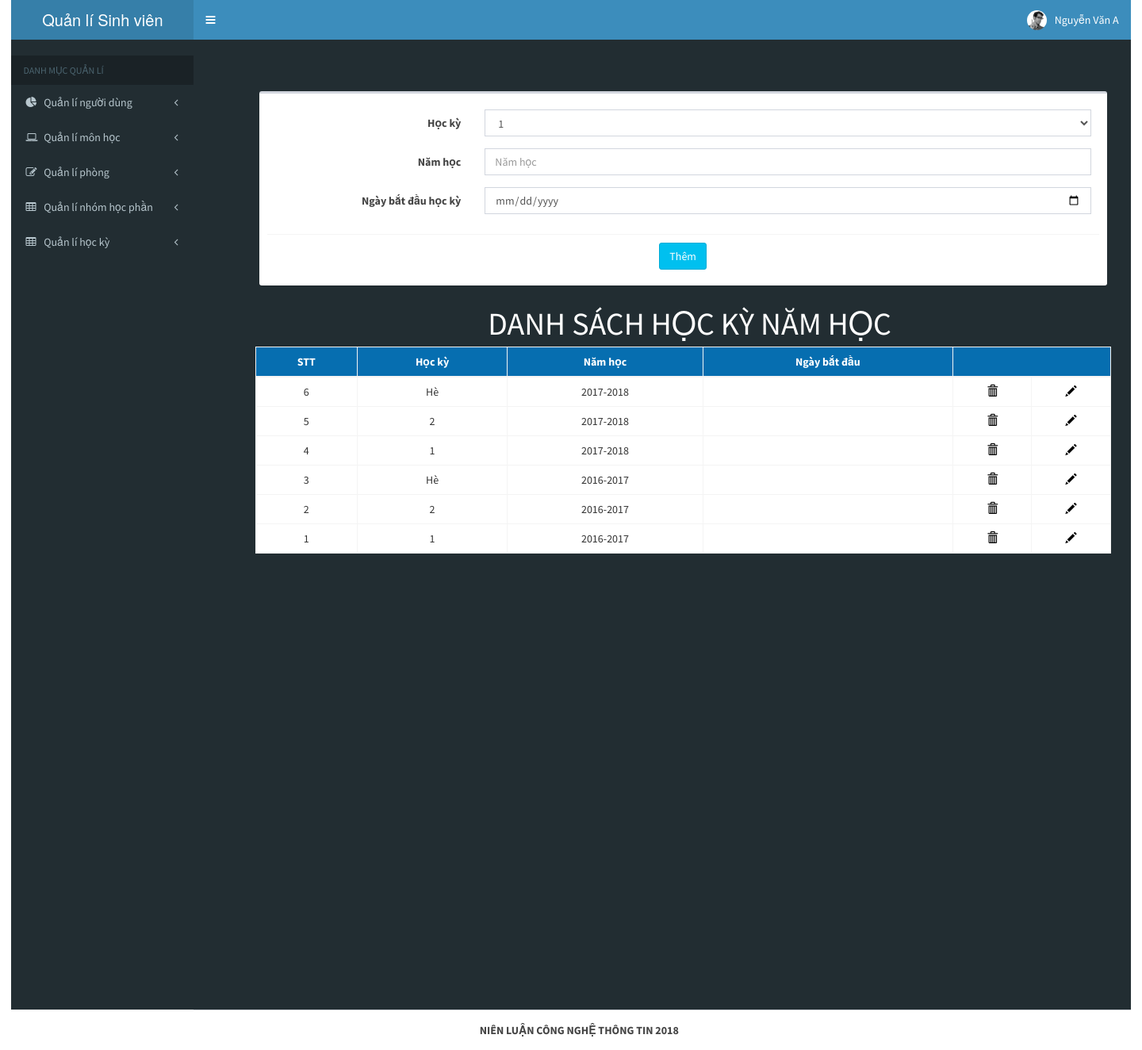
/iot/ql_index.php?khoatrang=hocky_namhoc (signed in), run on the app's committed database.
### tables this page shows
CREATE TABLE `hocky_namhoc` (
  `ID_HKNH` decimal(5,0) NOT NULL,
  `HOCKY` varchar(3) DEFAULT NULL,
  `NAMHOC` varchar(10) DEFAULT NULL
);

### iot/ds_hocky_namhoc.php (the view, shortened to what this page needs)
<div>
    <section >
      <div style="padding-top: 50px">
        <div class="col-xs-12">
          <div class="box">
            <div class="box-header" style="text-align: center">
              <form class="form-horizontal" method="post" name="form_them_hknh" action="controller/them_hknh.php">
                <div class="box-body">
                  <div class="form-group">
                    <label for="hocky" class="col-sm-3 control-label">Học kỳ</label>
                    <div class="col-sm-9">
                      <select class="form-control" name="hocky">
                        <?php
                          if(isset($_GET['hocky'])){
                            if($_GET['hocky']=='1'){
                              echo "<option value='1' selected>1</option>
                                    <option value='2'>2</option>
                                    <option value='Hè''>Hè</option>";
                            }
                            if($_GET['hocky']=='2'){
                              echo "<option value='1'>1</option>
                                    <option value='2' selected>2</option>
                                    <option value='Hè''>Hè</option>";
                            }
                            if($_GET['hocky']=='Hè'){
                              echo "<option value='1'>1</option>
                                    <option value='2'>2</option>
                                    <option value='Hè' selected>Hè</option>";
                            }
                          }
                          else{
                            echo "<option value='1'>1</option>
                                  <option value='2'>2</option>
                                  <option value='Hè'>Hè</option>";
                        	}
                        ?>
                      </select>
                    </div>
                  </div>
                  <div class="form-group">
                    <label for="namhoc" class="col-sm-3 control-label">Năm học</label>
                    <div class="col-sm-9">
                    	<input type="text" class="form-control" name="namhoc" placeholder="Năm học">
                    </div>
                  </div>
                  <div class="form-group">
                    <label for="ngay_bd_hk" class="col-sm-3 control-label">Ngày bắt đầu học kỳ</label>
                    <div class="col-sm-9">
                    	<input type="date" class="form-control" name="ngay_bd_hk" placeholder="Ngày bắt đầu học kỳ">
                    </div>
                  </div>
                </div>
                <div class="box-footer" style="text-align: center">
                  <button type="button" class="btn btn-info pull-center" style="text-align: center" onclick="testThemHKNH()">
                    Thêm
                  </button>
                </div>
              </div>
            </div>
				<span class="box-title" style="font-size:40px; margin-left: 27%; color: white">DANH SÁCH HỌC KỲ NĂM HỌC</span>
            </div>
            <div class="box-body" >
              <table id="example2" class="table table-bordered table-hover">
                <thead style="background-color: #066EB0; color: white; text-align-last: center">
                  <tr>
                    <th>STT</th>
                    <th>Học kỳ</th>
                    <th>Năm học</th>
                    <th>Ngày bắt đầu</th>
                    <th colspan="2"></th>
                  </tr>
                </thead>
                <tbody align="center" style="background-color: white">
                  <?php
                      require_once("lib/connect.php");
                      $sql= "SELECT * FROM hocky_namhoc order by ID_HKNH DESC";
                      $query = mysqli_query($conn,$sql);
                      while($row = mysqli_fetch_array($query)){
                        echo "<tr>";
                        echo "<td>".$row['ID_HKNH']."</td>";
                        echo "<td>".$row['HOCKY']."</td>";
                        echo "<td>".$row['NAMHOC']."</td>";
                        echo "<td>".$row['NGAY_BD_HK']."</td>";
                        echo "<td class='ghichu' title='Xóa' onclick='xoaHKNH(".$row['ID_HKNH'].")'>
                                <i class='glyphicon glyphicon-trash'></i>
                              </td>
                              <td class='ghichu' title='Cập nhật' onclick='suaHKNH(".$row['ID_HKNH'].")'>
                                <i class='glyphicon glyphicon-pencil'></i>
                              </td>";
                        echo "</tr>";
                      }
                  ?>
                </tbody>
              </table>
            </div>
          </div>
        </div>
      </div>
  </div>

### iot/ql_index.php (shortened to what this page needs)
<!DOCTYPE html>
<html>
<head>
  <link rel="stylesheet" href="bootstrap/css/bootstrap.min.css">
  <link rel="stylesheet" href="https://cdnjs.cloudflare.com/ajax/libs/font-awesome/4.5.0/css/font-awesome.min.css">
  <link rel="stylesheet" href="dist/css/AdminLTE.min.css">
  <link rel="stylesheet" href="dist/css/skins/_all-skins.min.css">
  <link rel="stylesheet" href="plugins/iCheck/flat/blue.css">
  <link rel="stylesheet" href="plugins/morris/morris.css">
  <link rel="stylesheet" href="plugins/jvectormap/jquery-jvectormap-1.2.2.css">
  <link rel="stylesheet" href="plugins/datepicker/datepicker3.css">
  <link rel="stylesheet" href="plugins/daterangepicker/daterangepicker-bs3.css">
  <link rel="stylesheet" href="plugins/bootstrap-wysihtml5/bootstrap3-wysihtml5.min.css">
  <link rel="stylesheet" type="text/css" href="css/style.css">
</head>
<body class="hold-transition skin-blue sidebar-mini" style="width: 98%; margin-left: 1%">
<div class="wrapper">
  <header class="main-header">
    <a href="index2.html" class="logo">
      <span class="logo-lg">Quản lí Sinh viên</span>
    </a>
    <nav class="navbar navbar-static-top">
      <a href="#" class="sidebar-toggle" data-toggle="offcanvas" role="button">
      </a>
      <div class="navbar-custom-menu">
        <ul class="nav navbar-nav">
          <li class="dropdown messages-menu">
            <a href="#" class="dropdown-toggle" data-toggle="dropdown">
			  </a>
          <li class="dropdown user user-menu">
            <a href="#" class="dropdown-toggle" data-toggle="dropdown">
              <img src="dist/img/user2-160x160.jpg" class="user-image" alt="User Image">
              <span class="hidden-xs"><?php echo $_SESSION['hoten']; ?></span>
            </a>
          </li>
			</li>
        </ul>
      </div>
    </nav>
  </header>
  <aside class="main-sidebar">
    <section class="sidebar">
      <div class="user-panel">
      </div>
      <ul class="sidebar-menu">
        <li class="header">DANH MỤC QUẢN LÍ</li>
        <li class="treeview">
          <a href="?khoatrang=nguoidung_danhsach">
            <i class="fa fa-pie-chart"></i>
            <span>Quản lí người dùng</span>
            <i class="fa fa-angle-left pull-right"></i>
          </a>
        </li>
        <li class="treeview">
          <a href="?khoatrang=monhoc_danhsach">
            <i class="fa fa-laptop"></i>
            <span>Quản lí môn học</span>
            <i class="fa fa-angle-left pull-right"></i>
          </a>
        </li>
        <li class="treeview">
          <a href="?khoatrang=phonghoc_danhsach">
            <i class="fa fa-edit"></i> <span>Quản lí phòng</span>
            <i class="fa fa-angle-left pull-right"></i>
          </a>
        </li>
        <li class="treeview">
          <a href="?khoatrang=nhomhocphan_danhsach">
            <i class="fa fa-table"></i> <span>Quản lí nhóm học phần</span>
            <i class="fa fa-angle-left pull-right"></i>
          </a>
        </li>
        <li class="treeview">
          <a href="?khoatrang=hocky_namhoc">
            <i class="fa fa-table"></i> <span>Quản lí học kỳ</span>
            <i class="fa fa-angle-left pull-right"></i>
          </a>
        </li>
			</ul>
  </aside>
  <div class="content-header" style="margin-left: 20%; margin-bottom:40%;">
    <?php
  	  if(isset($_GET['khoatrang'])){
  		  $khoa = $_GET['khoatrang'];
  		  if($khoa=='nguoidung_danhsach') include_once('ds_taikhoan.php');
  		  else if($khoa=='themtaikhoan') include_once('ds_taikhoan_them.php');
        else if($khoa=='capnhattaikhoan') include_once('ds_taikhoan_capnhat.php');
  		  else if($khoa=='monhoc_danhsach') include_once('ds_monhoc.php');
  		  else if($khoa=='monhoc_them') include_once('ds_monhoc_them.php');
        else if($khoa=='capnhatmonhoc') include_once('ds_monhoc_capnhat.php');
  		  else if($khoa=='phonghoc_danhsach') include_once('ds_phonghoc.php');
  		  else if($khoa=='phonghoc_them') include_once('ds_phonghoc_them.php');
        else if($khoa=='capnhatphonghoc') include_once('ds_phonghoc_capnhat.php');
  		  else if($khoa=='nhomhocphan_danhsach') include_once('ds_nhomhocphan.php');
  		  else if($khoa=='nhomhocphan_them') include_once('ds_nhomhocphan_them.php');
        else if($khoa=='nhomhocphan_sua') include_once('ds_nhomhocphan_sua.php');
        else if($khoa=='nhomhocphan_xem') include_once('ds_nhomhocphan_xem.php');
        else if($khoa=='khoa_danhsach') include_once('ds_khoa.php');
        else if($khoa=='khoa_them') include_once('ds_khoa_them.php');
        else if($khoa=='capnhatkhoa') include_once('ds_khoa_capnhat.php');
        else if($khoa=='nganh_danhsach') include_once('ds_nganh.php');
        else if($khoa=='nganh_them') include_once('ds_nganh_them.php');
        else if($khoa=='capnhatnganh') include_once('ds_nganh_capnhat.php');
        else if($khoa=='chuongtrinhdaotao_danhsach') include_once('ds_chuongtrinhdaotao.php');
        else if($khoa=='chuongtrinhdaotao_them') include_once('ds_chuongtrinhdaotao_them.php');
        else if($khoa=='lop_danhsach') include_once('ds_lop.php');
        else if($khoa=='lop_them') include_once('ds_lop_them.php');
        else if($khoa=='hocky_namhoc') include_once('ds_hocky_namhoc.php');
        else if($khoa=='capnhat_hocky_namhoc') include_once('ds_hocky_namhoc_capnhat.php');
		else if($khoa=='ql_thongtin') include_once('ql_thongtin.php');
		else if($khoa=='ql_doimatkhau') include_once('ql_doimatkhau.php');
  	  }
	  ?>
  <footer class="main-footer">
    <div style=" margin-left: 30%;"><strong>NIÊN LUẬN CÔNG NGHỆ THÔNG TIN 2018</strong></div>
  </footer>
</body>
</html>

### iot/css/style.css (style rules this page uses)
.ghichu { color: black; cursor: pointer; }

### data on the page
hocky_namhoc: ID_HKNH "6", HOCKY "Hè", NAMHOC "2017-2018"
hocky_namhoc: ID_HKNH "5", HOCKY "2", NAMHOC "2017-2018"
hocky_namhoc: ID_HKNH "4", HOCKY "1", NAMHOC "2017-2018"
hocky_namhoc: ID_HKNH "3", HOCKY "Hè", NAMHOC "2016-2017"
hocky_namhoc: ID_HKNH "2", HOCKY "2", NAMHOC "2016-2017"
hocky_namhoc: ID_HKNH "1", HOCKY "1", NAMHOC "2016-2017"

### other printed values
$_SESSION['hoten'] "Nguyễn Văn A"
